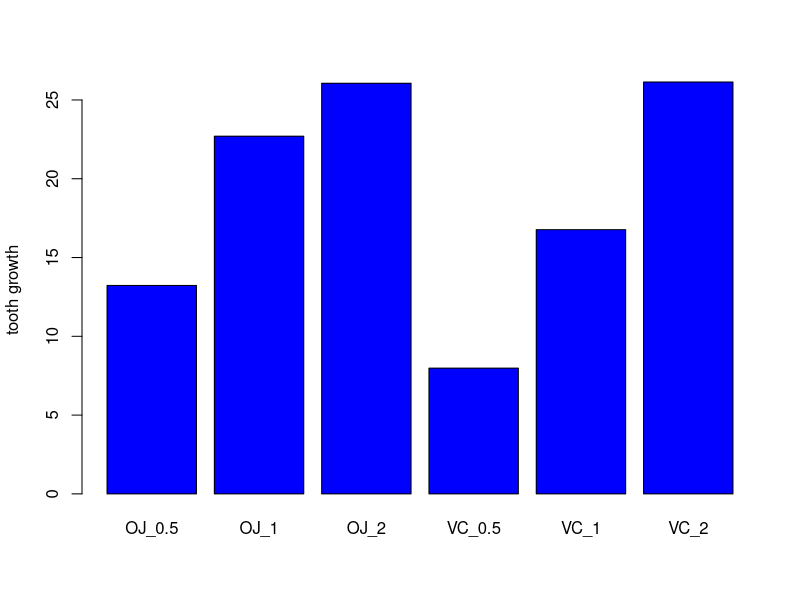

The R source for this figure:
## ---- chunk 1
knitr::opts_chunk$set(echo = TRUE)
## ---- chunk 2
data("ToothGrowth") ## Loading the ToothGrowth dataset
names(ToothGrowth) ## Examine the column names
## Examine the class of each column
class(ToothGrowth[,1])
class(ToothGrowth[,2])
class(ToothGrowth[,3]) 

head(ToothGrowth) ## Get a peek at the dataset
summary(ToothGrowth) ## Summary of the data

library(dplyr)
grouped <- ToothGrowth %>% 
  group_by(supp, dose) %>%  ## Group the data by supp and dose 
  mutate(supp_dose = gsub(' ','_', paste(supp, dose))) ## Add a column that combines column supp and dose

head(grouped)

grouped_summary <- ToothGrowth %>% 
  group_by(supp, dose) %>%  ## Group the data by supp and dose 
  summarize_all(mean) %>%  ## Get the mean of each group
  mutate(supp_dose = gsub(' ','_', paste(supp, dose))) ## Add a column that combines column supp and dose

grouped_summary
barplot(grouped_summary$len, ylab = 'tooth growth', names.arg = grouped_summary$supp_dose, col = 'blue') ## barplot the tooth growth vs supp + dose used


## From the graph, we can see pretty clearly that using dosage of 2 is the way to go, regardless if you use OJ or VC, since OJ_2 and VC_2 have the same amount of toothgrowth.

## We are, however, interested in if OJ_2 outperforms OJ_1 by a statistically significant margin
## So we perform a t test, assuming unequal variance and alpha = 0.05
t.test(grouped$len[grouped$supp_dose == 'OJ_2'], grouped$len[grouped$supp_dose == 'OJ_1'], alternative = "greater", var.equal = FALSE)$p.value


